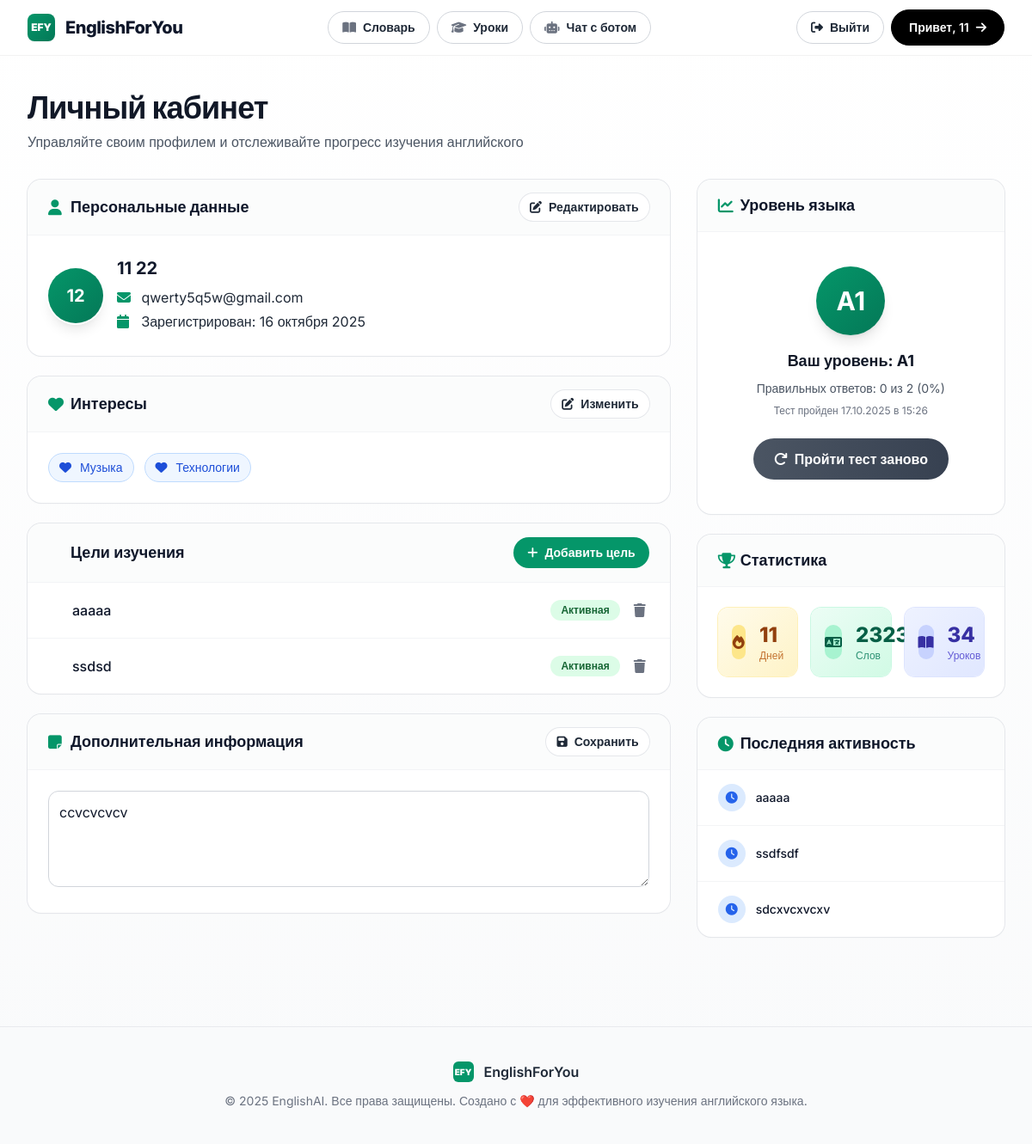
The page /user/user_profile (signed in) on the database as committed earlier.
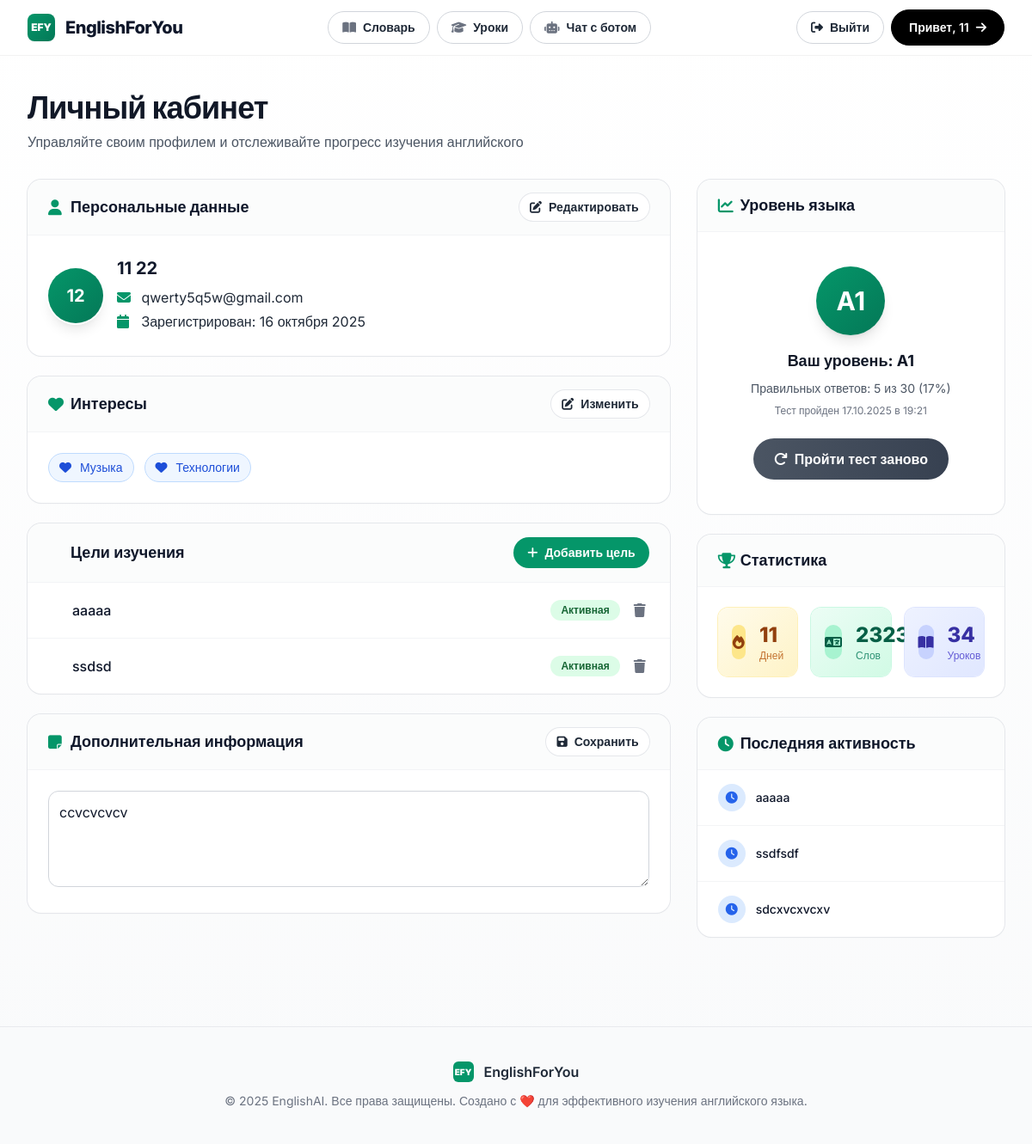
The same page on the database as committed later.
### user_test/models.py (models this page shows, shortened)
class TestSession(models.Model):
    STATUS_CHOICES = [
        ('in_progress', 'В процессе'),
        ('completed', 'Завершён'),
        ('timeout', 'Время истекло'),
        ('abandoned', 'Прерван'),
    ]
    user = models.ForeignKey(
        User,
        on_delete=models.CASCADE,
        related_name='test_sessions',
        verbose_name='Пользователь'
    )
    status = models.CharField(
        max_length=20,
        choices=STATUS_CHOICES,
        default='in_progress',
        verbose_name='Статус'
    )
    determined_level = models.CharField(
        max_length=2,
        blank=True,
        null=True,
        choices=Question.LEVELS,
        verbose_name='Определённый уровень'
    )
    total_questions = models.IntegerField(
        default=0,
        verbose_name='Всего вопросов'
    )
    correct_answers = models.IntegerField(
        default=0,
        verbose_name='Правильных ответов'
    )
    test_state = models.JSONField(
        default=dict,
        verbose_name='Состояние теста',
        help_text='История ответов, анализ по темам и т.д.'
    )
    grammar_score = models.IntegerField(
        default=0,
        validators=[MinValueValidator(0), MaxValueValidator(100)],
        verbose_name='Грамматика (%)'
    )
    vocabulary_score = models.IntegerField(
        default=0,
        validators=[MinValueValidator(0), MaxValueValidator(100)],
        verbose_name='Словарный запас (%)'
    )
    reading_score = models.IntegerField(
        default=0,
        validators=[MinValueValidator(0), MaxValueValidator(100)],
        verbose_name='Понимание текста (%)'
    )
    usage_score = models.IntegerField(
        default=0,
        validators=[MinValueValidator(0), MaxValueValidator(100)],
        verbose_name='Использование языка (%)'
    )
    started_at = models.DateTimeField(
        auto_now_add=True,
        verbose_name='Начало теста'
    )
    completed_at = models.DateTimeField(
        blank=True,
        null=True,
        verbose_name='Завершение теста'
    )
    time_spent = models.IntegerField(
        default=0,
        verbose_name='Время (секунды)',
        help_text='Фактическое время прохождения'
    )
    class Meta:
        verbose_name = 'Сессия теста'
        verbose_name_plural = 'Сессии тестов'
        ordering = ['-started_at']
        indexes = [
            models.Index(fields=['user', 'status']),
            models.Index(fields=['-started_at']),
        ]
    @property
    def percentage(self):
        if self.total_questions > 0:
            return round((self.correct_answers / self.total_questions) * 100)
        return 0
    def timeout(self):
        """Завершить по таймауту"""
        self.status = 'timeout'
        self.completed_at = timezone.now()
        self.time_spent = 1800  # Максимальное время
        self.save()

### user/views.py (the view, shortened to what this page needs)
# urls.py: path('user_profile', views.user_profile_view, name='user_profile'),
@login_required(login_url='login')
def user_profile_view(request):
    user = request.user
    try:
        profile = user.profile
    except:
        from user.models import Profile
        profile = Profile.objects.create(user=user)
    last_test = TestSession.objects.filter(
        user=user,
        status__in=['completed', 'timeout']
    ).order_by('-completed_at').first()
    if last_test and last_test.determined_level:
        if profile.language_level != last_test.determined_level:
            profile.language_level = last_test.determined_level
            profile.save()
    context = {
        'interests_list': profile.get_interests_list(),
        'goals_list': profile.get_goals_list(),
        'available_interests': AVAILABLE_INTERESTS,
        'recent_activities': profile._normalize_csv_to_list(profile.last_activity)[:5],
        'language_level': profile.language_level,
        'last_test': last_test,
    }
    return render(request, 'user/user_profile.html', context)

### user/models.py (called while the page is built)
    def _normalize_csv_to_list(self, value: str):
        if not value:
            return []
        normalized = value.replace('|', ',')
        return [x.strip() for x in normalized.split(',') if x.strip()]

    def get_interests_list(self):
        return self._normalize_csv_to_list(self.interests)

    def get_goals_list(self):
        return self._normalize_csv_to_list(self.learning_goals)

### user/templates/user/user_profile.html (shortened to what the changed rows need)
{% extends 'main/layout.html' %}
{% block content %}
<main class="py-10">
  <div class="max-w-7xl mx-auto px-4 sm:px-6 lg:px-8">
    <div class="mb-8">
      <h1 class="text-3xl sm:text-4xl font-extrabold text-gray-900 tracking-tight m-0">Личный кабинет</h1>
    </div>
    <div class="grid grid-cols-1 lg:grid-cols-3 gap-8">
      <div class="lg:col-span-2 space-y-6">
        <section class="bg-white rounded-2xl ring-1 ring-gray-200 shadow-sm overflow-hidden transition-transform duration-300 hover:-translate-y-0.5 hover:shadow-lg">
          <div class="flex items-center gap-4 p-6">
            <div>
              <h2 class="m-0 mb-2 text-xl font-bold">{{ request.user.first_name|default:request.user.username }} {{ request.user.last_name }}</h2>
            </div>
          </div>
        </section>
      </div>
      <aside class="space-y-6">
<section class="bg-white rounded-2xl ring-1 ring-gray-200 shadow-sm overflow-hidden transition-transform duration-300 hover:-translate-y-0.5 hover:shadow-lg">
  <div class="text-center p-6">
    {% if language_level %}
      <div class="py-4">
        <div class="w-20 h-20 mx-auto mb-4 rounded-full bg-gradient-to-br from-primary to-emerald-700 flex items-center justify-center shadow-lg">
          <span class="text-3xl font-bold text-white">{{ language_level }}</span>
        </div>
        <h4 class="text-lg font-bold text-gray-900 mb-2">Ваш уровень: {{ language_level }}</h4>
        <p class="text-sm text-gray-600 mb-2 px-4">
          Правильных ответов: {{ last_test.correct_answers }} из {{ last_test.total_questions }} ({{ last_test.percentage }}%)
        </p>
        <p class="text-xs text-gray-500 mb-6">
          Тест пройден {{ last_test.completed_at|date:"d.m.Y в H:i" }}
        </p>
        <a href="{% url 'user_test:intro' %}"
           class="group relative inline-flex items-center justify-center gap-2 px-6 py-3 font-semibold text-base rounded-full bg-gradient-to-r from-gray-600 to-gray-700 text-white overflow-hidden transition-all hover:-translate-y-0.5 hover:shadow-lg hover:shadow-gray-600/30 active:brightness-95">
          <i class="fas fa-redo relative z-10" aria-hidden="true"></i>
          <span class="relative z-10">Пройти тест заново</span>
        </a>
      </div>
    {% endif %}
  </div>
</section>
      </aside>
    </div>
  </div>
</main>
{% endblock %}

Rows that differ between the two databases and show on the page:
no longer on this page (row unchanged): TestSession: correct_answers "0", total_questions "2", percentage "0", completed_at "17.10.2025 в 15:26"
added TestSession: correct_answers "5", total_questions "30", percentage "17", completed_at "17.10.2025 в 19:21"
